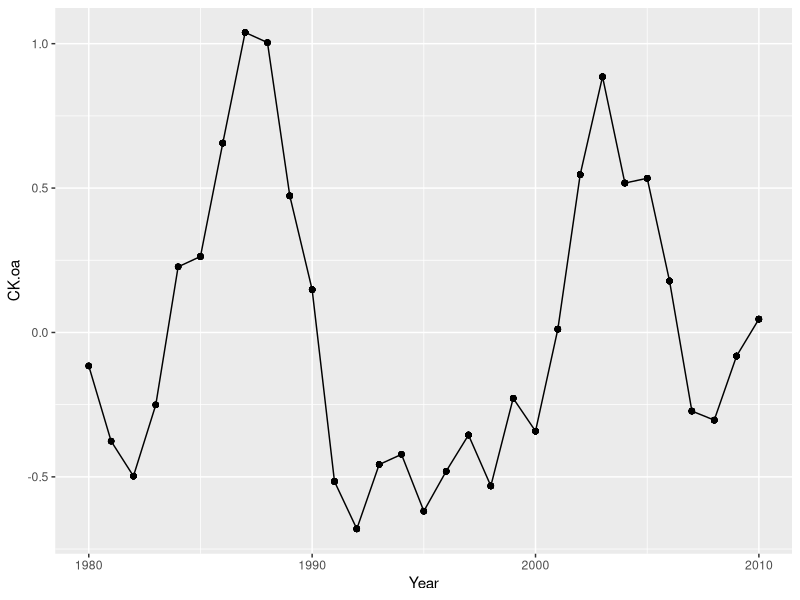
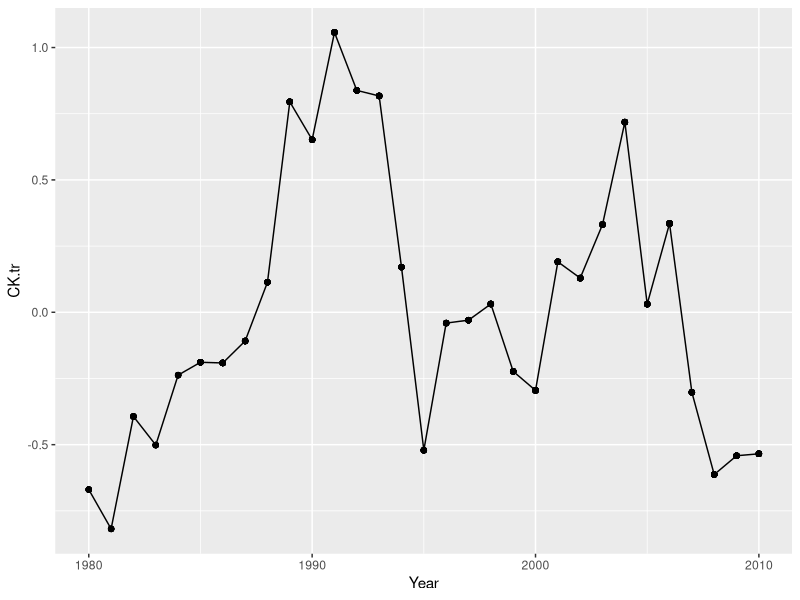
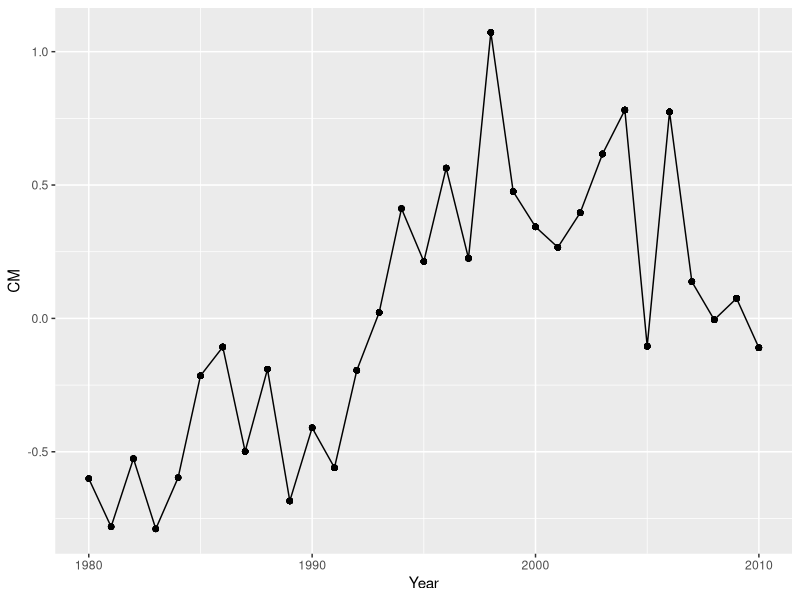
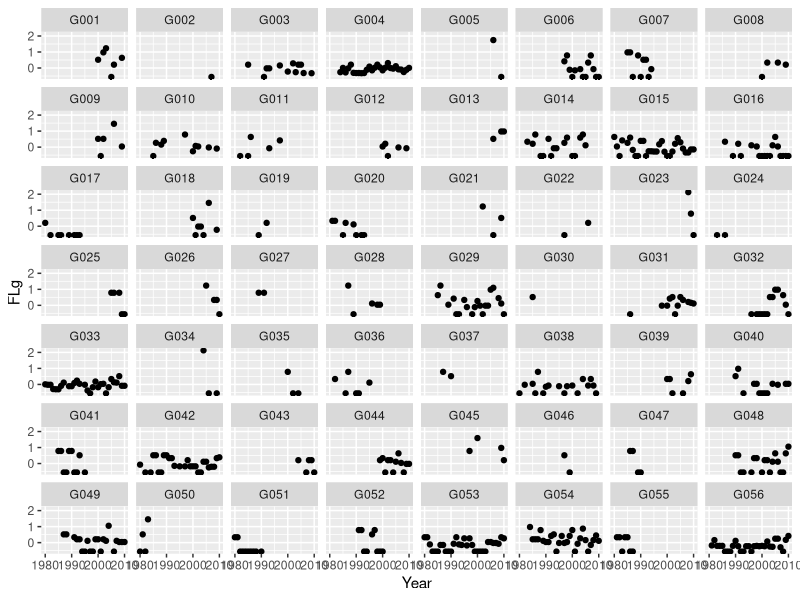
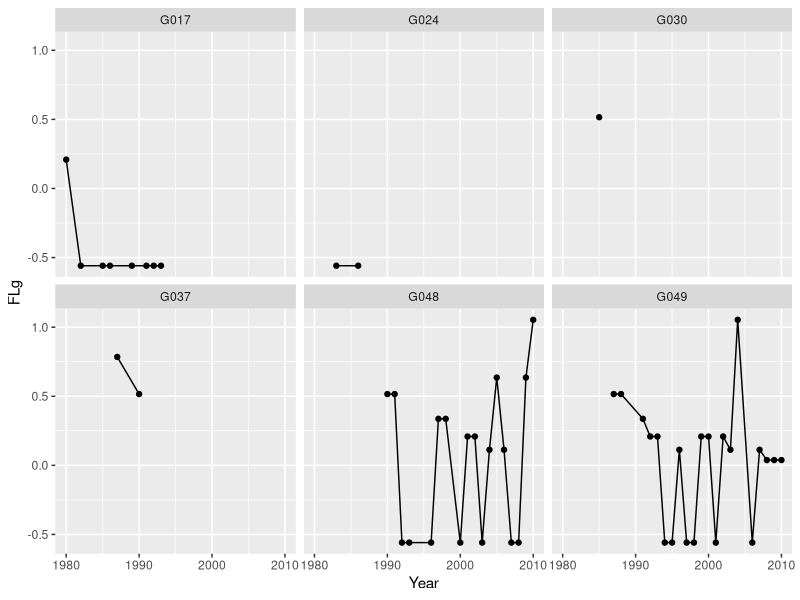
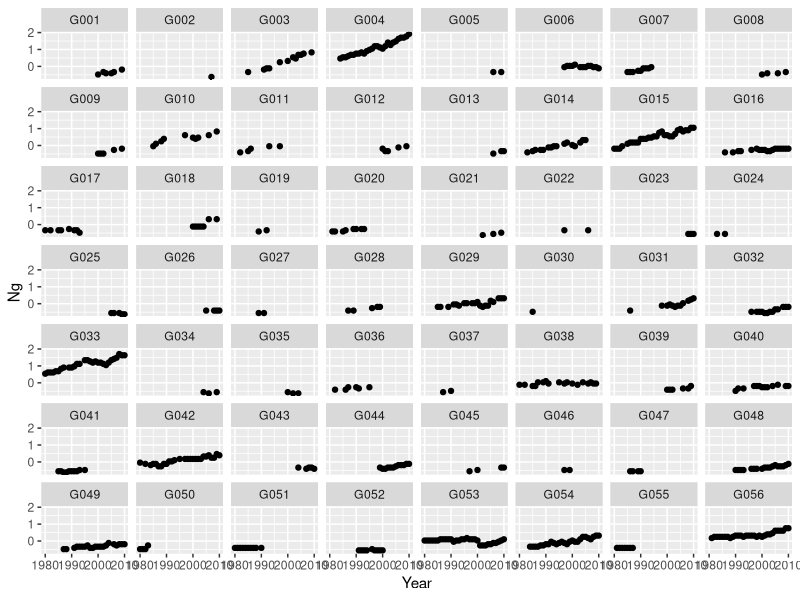
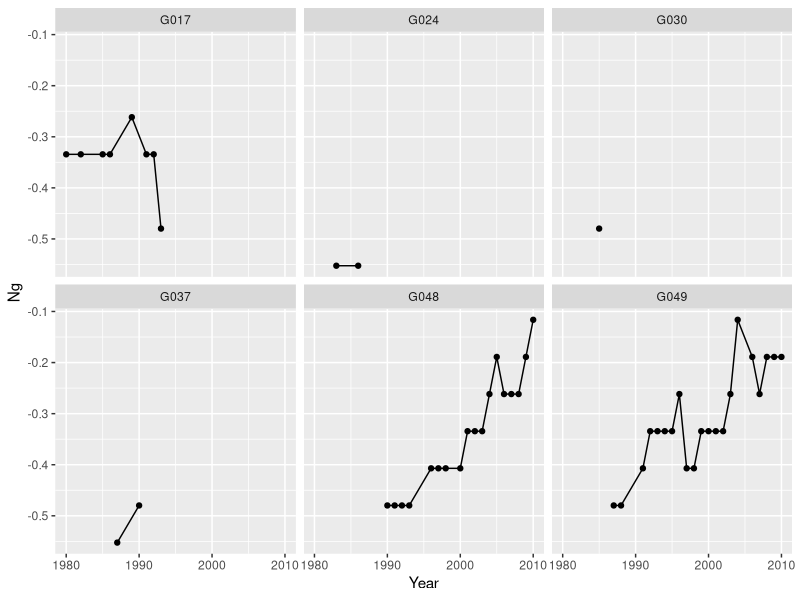
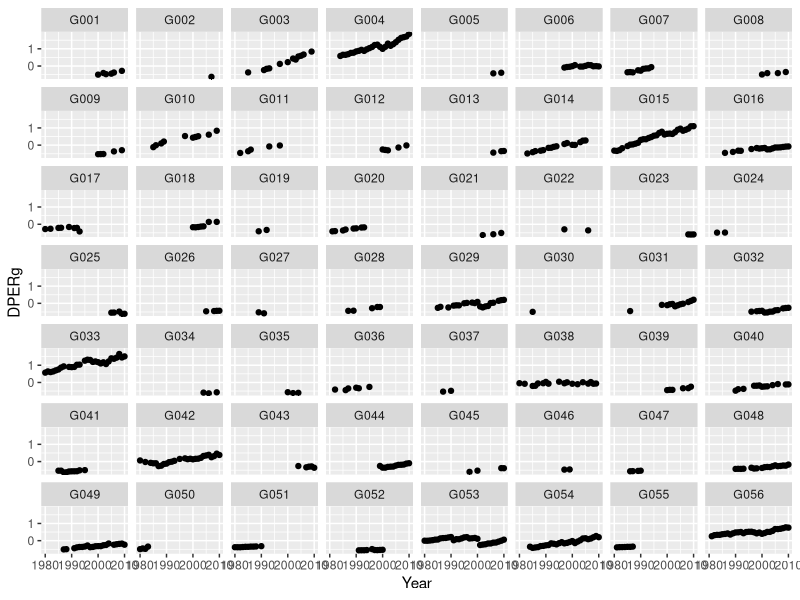

These figures' R source, in order: (Note: this script raises an error after producing the figures.)
## ---- chunk 1
library(here)
library(tidyverse)
library(dplyr)
library(lme4)
library(stats)
#library(DMwR)
## ---- chunk 2
#Reading in the Data
library(here)
here()
orca_data<- read.csv(here("stredulinsky2021.csv")) #Kaylie/Clara/Madeline Read in 

## ---- chunk 3
# Exploring
head(orca_data)
glimpse(orca_data)
#okay 25 columns that is a lot.

which(is.na(orca_data))
#no NA's
## ---- chunk 4
#Creating Subset
orca_data_subset <- select(orca_data, Year, Group.ID,
                           CK.oa, CK.tr, CM, DPERg, FLg, FRg, Ng)
                          

head(orca_data_subset)
## ---- chunk 5
#Checking for Na's
which(is.na(orca_data_subset))
#okay so it appears we don't have any missing values. 
## ---- chunk 6
orca_data_sub2 <- orca_data %>%
  select(Year, Group.ID, CK.oa, CK.tr, CM, DPERg, FLg, Ng)

#selecting 6 random groups to look at because 56 is hard to see at once
groups <- sample(1:56, 6, replace = F) #sample 6 random numbers from 1-56
groups <- as.character(groups)
for(i in 1:length(groups)){ #for each number
  if(nchar(groups[i])==1){ #if the number of characters is 1 (1, 2, 3...)
    groups[i] <- paste("G00", groups[i], sep="") #add G00 in front
  }
  else{ #if the number is not 1 (10, 11, 12...)
  groups[i] <- paste("G0", groups[i], sep="") #add G0 in front
  }
}

orca_data_sub2_6 <- orca_data_sub2 %>% #filter for the 6 groups
  filter(Group.ID == groups[1] | Group.ID == groups[2] | Group.ID == groups[3] |
         Group.ID == groups[4] | Group.ID == groups[5] | Group.ID == groups[6])

#Checking number of observations from each group
orca_data_sub2 %>% 
  group_by(Group.ID) %>% 
  tally() %>% 
  arrange(n, desc(n))

#G002, G003 have 1 observation
#G005, G0019, G022, G024, G027, G037, G046 have 2 observations
## ---- chunk 7
#Salmon over time
ggplot(orca_data_sub2, aes(Year, CK.oa))+
  geom_point()+
  geom_line()

ggplot(orca_data_sub2, aes(Year, CK.tr))+
  geom_point()+
  geom_line()

ggplot(orca_data_sub2, aes(Year, CM))+
  geom_point()+
  geom_line()

#Lactating females over time in groups
ggplot(orca_data_sub2, aes(Year, FLg))+
  geom_point()+
  facet_wrap(~Group.ID)

ggplot(orca_data_sub2_6, aes(Year, FLg))+
  geom_point()+
  geom_line()+ #improves readability
  facet_wrap(~Group.ID)


#Number of individuals in groups
ggplot(orca_data_sub2, aes(Year, Ng))+
  geom_point()+
  facet_wrap(~Group.ID)

ggplot(orca_data_sub2_6, aes(Year, Ng))+
  geom_point()+
  geom_line()+
  facet_wrap(~Group.ID)

#pod energetic requirement
ggplot(orca_data_sub2, aes(Year, DPERg))+
  geom_point()+
  facet_wrap(~Group.ID)

ggplot(orca_data_sub2_6, aes(Year, DPERg))+
  geom_point()+
  geom_line()+
  facet_wrap(~Group.ID)
## ---- chunk 8
ggplot(orca_data_sub2, aes(FLg))+
  geom_histogram() #histogram of FLg to assess normality
## ---- chunk 9
# value = x-mean(x) / 2sd(x)
# descale <- function(x, sd){
#   vals <- c()
#   for(i in 1:length(x)){
#     #vals[i] <- (x[i]-mean(x))/(2*sd)
#     vals[i] <- (x[i]+mean(x))*(2*sd)
#   }
#   return(vals)
# }
# 
# 
# unscaledFLg <- descale(orca_data_sub2$FLg, 0.73)
# 
# unscaledData <- orca_data_sub2 %>% 
#   select(FLg) %>% 
#   unscale()
# 
# unscaledFLg <- unscale(2*orca_data_sub2$FLg)
# unscaledCK.oa <- unscale(2*orca_data_sub2$CK.oa)
## ---- chunk 10
orca_data_sub2 %>% 
  select(CK.oa, Year, Group.ID) %>% 
  plot()
## ---- chunk 11
orca_data_sub2 %>% 
  select(CK.oa) %>% 
  summary() 

hist(orca_data_sub2$CK.oa)
hist(orca_data_sub2$FLg) #Y is not normally distributed Transform to log?
## ---- chunk 12
library(lme4)
library(lmerTest)
CK_FLg_Year<-lmer(FLg~CK.oa+ (1|Year), data = orca_data_sub2, REML= FALSE)
summary (CK_FLg_Year)
## ---- chunk 13
CK_FLg_Year_GroupID<-lmer(FLg~CK.oa + (1|Year) + (1|Group.ID), data = orca_data_sub2, REML= FALSE)
summary(CK_FLg_Year_GroupID)

plot(CK_FLg_Year_GroupID) # I dont know
## ---- chunk 14
# log transforming FLG 
orca_data_sub2$FLg <- log(orca_data_sub2$FLg)

CK_FLg_Year_GroupID_logtransform<-lmer(FLg~CK.oa + (1|Year) + (1|Group.ID), data = orca_data_sub2, REML= FALSE)
#looks better! 
plot(CK_FLg_Year_GroupID_logtransform)

#exponentially transforming FLG
orca_data_sub2$FLg <- exp(orca_data_sub2$FLg)


CK_FLg_Year_GroupID_exptransform<-lmer(FLg~CK.oa + (1|Year) + (1|Group.ID), data = orca_data_sub2, REML= FALSE)
#this also looks somewhat better than the original but I think the log one is a better transformation 
plot(CK_FLg_Year_GroupID_exptransform)
## ---- chunk 15

years_measured<-(c(seq(1980,2010,1)))
#Numbers are in values of Millions of Fish
chum_generator <- function(){
  chum_density <- sample(x = seq(0.46,6.17,0.02), size = length(years_measured), replace = T) #choosing a random value between the range of 0.46 to 6.17, Replacing is True
  yearly_chum <- data.frame(years_measured, chum_density) #making data frame for each year and with the random density
    return(yearly_chum)
  }
  
chum_generator()

#Okay for reference, sample needs the x (the range to pick from) and then the size (which is how many variables its gonna pick); so don't need a for loop
  
## ---- chunk 16

#Numbers are in values of Millions of Fish
chinook_generator <- function(){
  chinook_density <- sample(x = seq(0.13,1.27,0.02), size = length(years_measured), replace = T) #choosing a random value between the range of 0.46 to 6.17, Replacing is True
  yearly_chinook <- data.frame(years_measured, chinook_density) #making data frame for each year and with the random density
    return(yearly_chinook)
  }
  
chinook_generator()

## ---- chunk 17
salmon <- data.frame(chinook_generator(), chum_generator())

salmon_data<-salmon %>% 
  select(years_measured,chinook_density,chum_density) %>% 
  mutate(total_salmon = chinook_density + chum_density) 
## ---- chunk 18
hist(salmon_data$total_salmon)
## ---- chunk 19
group_number<-seq(1,16,1)
pod <- function(){
  n<- rpois(1, lambda = 300)
  pod_size<-rmultinom(1, size = n, prob = rep(1,16)) 
  #multinorm to make sure orcas add to 300, repeat 16 times
  pod_size_by_group <- data.frame(group_number,pod_size ) #puttin gin dataframe
    return(pod_size_by_group)
  }
 
pod()

## ---- chunk 20
pod_data<- pod() %>% 
  mutate(number_repro_females = round(pod_size * 0.22,0))
#rounding upwards to get whole number

## ---- chunk 21
Lactating_females <- c()
for(i in 1:nrow(pod_data)){
  Lactating_females[i] <- rbinom(1,pod_data$number_repro_females[i], prob = 0.2)
}

# Lactating_females

pod_data_2<-pod_data %>% 
  mutate(Lactating_females = Lactating_females)

# pod_data_2
## ---- chunk 22
#n <- 31
data_Gen <- function(beta1, beta2){
  pod_data_Year <- data.frame()
  
  #Salmon Data
  #generate salmon data in a dataframe
  salmon <- data.frame(chinook_generator(), chum_generator())
  
  salmon_data<-salmon %>%  #format data frame, add total salmon
    select(years_measured,chinook_density,chum_density) %>% 
    mutate(total_salmon = chinook_density + chum_density) 
  
  #fitting the salmon data to the orca data
  rep_salmon_data <- data.frame(chinook_density = c(), 
                                chum_density = c(), 
                                total_salmon = c())
  
  x <- 1
  i <- 1
  while(x < 496){
    #for each 16 rows of the empty data frame, add the corresponding year 
    #from salmon data
    rep_salmon_data[c(x:(x+16)),1] <- salmon_data[i,2]
    rep_salmon_data[c(x:(x+16)),2] <- salmon_data[i,3]
    rep_salmon_data[c(x:(x+16)),3] <- salmon_data[i,4]
    x <- x+16 #increase rows in repeated salmon data
    i <- i+1 #increase row in salmon data
  }
  rep_salmon_data <- rep_salmon_data[-c(497),]
  
  colnames(rep_salmon_data) <- c("chinook_abundace", "chum_abundance", "total_salmon")
  
  # Orca Data Generation
  group_number<-seq(1,16,1)
  n <- 31
  
  for(i in 1:n){ #generate pod sizes
    pod <- function(){
      #poisson distribution to choose total population each year
      s <- rpois(1, lambda = 300)
      #multinomial distribution keeps orcas at total pop size, make 16 pods
      pod_size <- rmultinom(1, size = s, prob = rep(1,16))
      year <- i+1979
      pod_size_by_group <- data.frame(year, group_number, pod_size)
      return(pod_size_by_group)
    }

    # make the number of lactating females
    pod_data <- pod() #call pod function above to make pods
    # %>% mutate(number_repro_females = round(pod_size * 0.22,0)) - *removed*
    Lactating_females <- c()
    for(i in 1:nrow(pod_data)){ #calculate lactating females
      #beta - makes lactating females dependent on salmon + pod size
      Lactating_females[i] <- rpois(1,
                                lambda = beta1*(pod_data$pod_size[i])+ 
                                         beta2*rep_salmon_data$total_salmon[i])
      #so: determine lactating females from pod size + additional amount 
      #w/ more salmon
      #
      # originally was: rbinom(1, pod_data$number_repro_females, prob = 0.2)
    }
    pod_data_2<-pod_data %>% 
      mutate(lactating_females = Lactating_females)
    pod_data_Year <- rbind(pod_data_Year, pod_data_2)
  }

  #combining the dataframe
  gen_Data <- pod_data_Year %>%
    mutate(chinook_abundance = c(rep_salmon_data[,1])) %>%
    mutate(chum_abundance = c(rep_salmon_data[,2])) %>%
    mutate(total_salmon = c(rep_salmon_data[,3]))
  
  return(gen_Data)
}
#year_pod_data <- lactating_Orca_Data_Gen(31)

#fitting the generated salmon data to proper rows for orcas
# rep_salmon_data <- data.frame(chinook_density = c(), chum_density = c(), total_salmon = c())
# x <- 1
# i <- 1
# while(x < nrow(year_pod_data)){
#   #rep_salmon_data[c(x:(x+16)),1] <- salmon_data[i,1]
#   rep_salmon_data[c(x:(x+16)),1] <- salmon_data[i,2]
#   rep_salmon_data[c(x:(x+16)),2] <- salmon_data[i,3]
#   rep_salmon_data[c(x:(x+16)),3] <- salmon_data[i,4]
#   x <- x+16
#   i <- i+1
# }
# rep_salmon_data <- rep_salmon_data[-c(497),]
# 
# #combining the dataframe
# gen_Data <- year_pod_data %>%
#   mutate(chinook_abundance = c(rep_salmon_data[,1])) %>%
#   mutate(chum_abundance = c(rep_salmon_data[,2])) %>%
#   mutate(total_salmon = c(rep_salmon_data[,3]))
# 
# ggplot(gen_Data, aes(lactating_females)) +
#   geom_histogram()
# 
# ggplot(gen_Data, aes(lactating_females)) +
#   geom_histogram() +
#   facet_wrap(group_number)
## ---- chunk 23
# beta1 <- 0.22 # seq(0.2, 0.24, 0.01)
# beta2 <- 0.1 # seq(-0.5, 0.5, 0.1)
# beta <- c(beta1, beta2)

params <- expand.grid(beta1 = seq(0.2,0.24,0.01), 
                      beta2 = c(0.0000001,0.00001,0.0001,0.001,0.01,0.1))
#beta2 = seq(0.01, 1, 0.01)) # - another option maybe?

#beta needs to be a vector with two entries, 1st beta1, 2nd beta2
power_poisson <- function(beta){
  
  sims <- 1000 #simulation number
  pValSalmon <- c()
  pValPod <- c()
  SalmonEffect <- c()
  PodEffect <- c()
  models <- NULL
  predictions <- NULL
  Intercept <- c()
  
  for(i in 1:sims){ #loop for the number of simulations
    data <- data_Gen(beta[1], beta[2]) #generate the orca data for 31 years (1980-2010)
    #make a glm
    model <- glmer(lactating_females~total_salmon+pod_size+
                   (1|group_number)+(1|year), 
                 family = poisson, data)
    #save the effect salmon has
    models[[i]] <- model
    #prediction[i] <- predict(model)
    
    predictions[[i]] <- cbind(lact_fem_predict=
                                predict(models[[i]], 
                                        newdata = data.frame(
                                          total_salmon=gen_Data$total_salmon,
                                          pod_size = gen_Data$pod_size,
                                          year=gen_Data$year,
                                          group_number=gen_Data$group_number)), 
                              total_salmon = gen_Data$total_salmon,
                              year = gen_Data$year,
                              pod_size = gen_Data$pod_size,
                              group_number = gen_Data$group_number,
                              index = i)
    
    SalmonEffect[i] <- summary(model)$coefficient[2,1]
    PodEffect[i] <- summary(model)$coefficient[3,1]
    
    Intercept[i] <- summary(model)$coefficient[1,1] #save intercept
    
    pValSalmon[i] <- summary(model)$coefficient[2,4]
    pValPod[i] <- summary(model)$coefficient[3,4] #save model significance
  }
  
  powEstSalmon <- length(which(pValSalmon<0.05))/length(pValSalmon)
  powEstPod <- length(which(pValPod<0.05))/length(pValPod)
  
  return(list(SalmonEffect, PodEffect, Intercept,
              powEstSalmon, powEstPod, do.call(rbind, predictions)))
}

results <- power_poisson(beta)
print(paste("Salmon Power Estimate: ", results[4]))
minSaEffect <- min(as.data.frame(results[1]))
maxSaEffect <- max(as.data.frame(results[1]))
print(paste("Range of Salmon Effects: ", minSaEffect, "-", maxSaEffect))
print(paste("Pod Power Estimate: ", results[5]))
minPodEffect <- min(as.data.frame(results[2]))
maxPodEffect <- max(as.data.frame(results[2]))
print(paste("Range of Pod Size Effects: ", minPodEffect, "-", maxPodEffect))

cbind(SalmonEffect = results[[1]]) %>%
  ggplot(aes(x = SalmonEffect))+
  geom_histogram()

PowersSalmon <- c()
powEstPod <- c()

for (i in 1:nrow(params)){
  beta <- c(params[i,1], params[i,2])
  result <- power_poisson(beta)
  PowersSalmon[i] <- result[[4]]
  powEstPod[i] <- result[[5]]
}

cbind(PowersSalmon, powEstPod, params)

seq(min(as.data.frame(results[[6]])$total_salmon),
    max(as.data.frame(results[[6]])$total_salmon), length = 1000) -> salmons

seq(min(as.data.frame(results[[6]])$pod_size),
    max(as.data.frame(results[[6]])$pod_size), length = 1000) -> pods

salmon_lines <- NULL
pod_lines <- NULL

for (i in 1:length(results[[3]])){
  lines1 <- as.data.frame(cbind(salmons = salmons)) %>%
    mutate(lact_prediction = results[[3]][i]+
             results[[1]][i]*salmons)
  lines1 <- cbind(lines1, index_model = i)
  salmon_lines <- rbind(salmon_lines, lines1)
  # POD SIZE IS CONSTANT HERE
  
  lines2 <- as.data.frame(cbind(pods = pods)) %>%
    mutate(lact_prediction = results[[3]][i]+
             results[[2]][i]*pods)
  lines2 <- cbind(lines2, index_model = i)
  pod_lines <- rbind(pod_lines, lines2)
  # SALMON CONSTANT
}

as.data.frame(salmon_lines) %>%
  ggplot(aes(x = salmons, y = lact_prediction, group = index_model))+
  geom_line(color = "gray")+
  theme_bw()

as.data.frame(pod_lines) %>% 
  ggplot(aes(x = pods, y = lact_prediction, group = index_model))+
  geom_line(color = "gray")+
  theme_bw()
